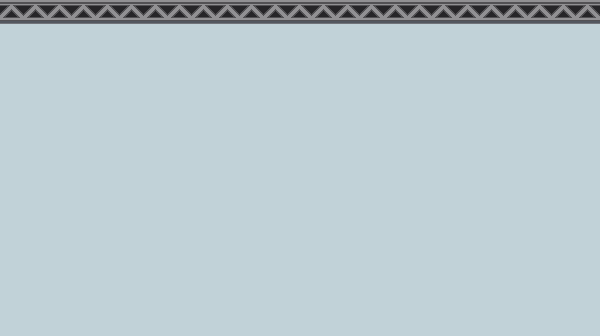

A 2D game scene composited from a Tiled map and its tileset images. What follows is a short description and the map's XML, with each tile layer's data collapsed to a summary:
An orthogonal 25x14 tile map with 24x24 px tiles, 2 tile layers (bg, Tile Layer 2).

<map version="1.0" orientation="orthogonal" width="25" height="14" tilewidth="24" tileheight="24">
 <tileset firstgid="1" name="pottery" tilewidth="24" tileheight="24">
  <image source="../images/tilesets/pottery.png" width="288" height="240" />
 </tileset>
 <layer name="bg" width="25" height="14">
  <data>[350 cells, 350 non-empty, 2 distinct tile ids]</data>
 </layer>
 <layer name="Tile Layer 2" width="25" height="14">
  <data>[350 cells, 0 non-empty, 0 distinct tile ids]</data>
 </layer>
</map>
